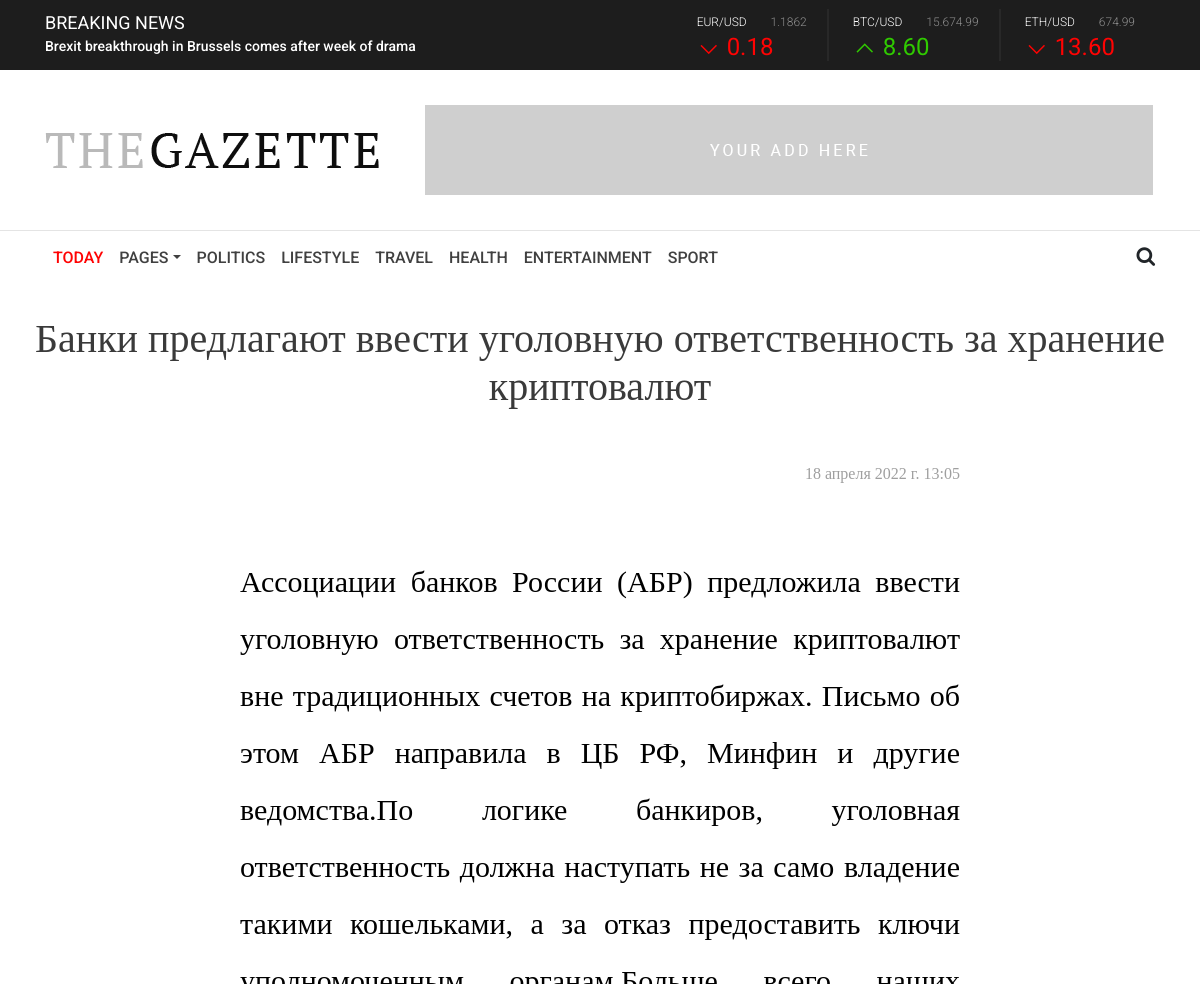
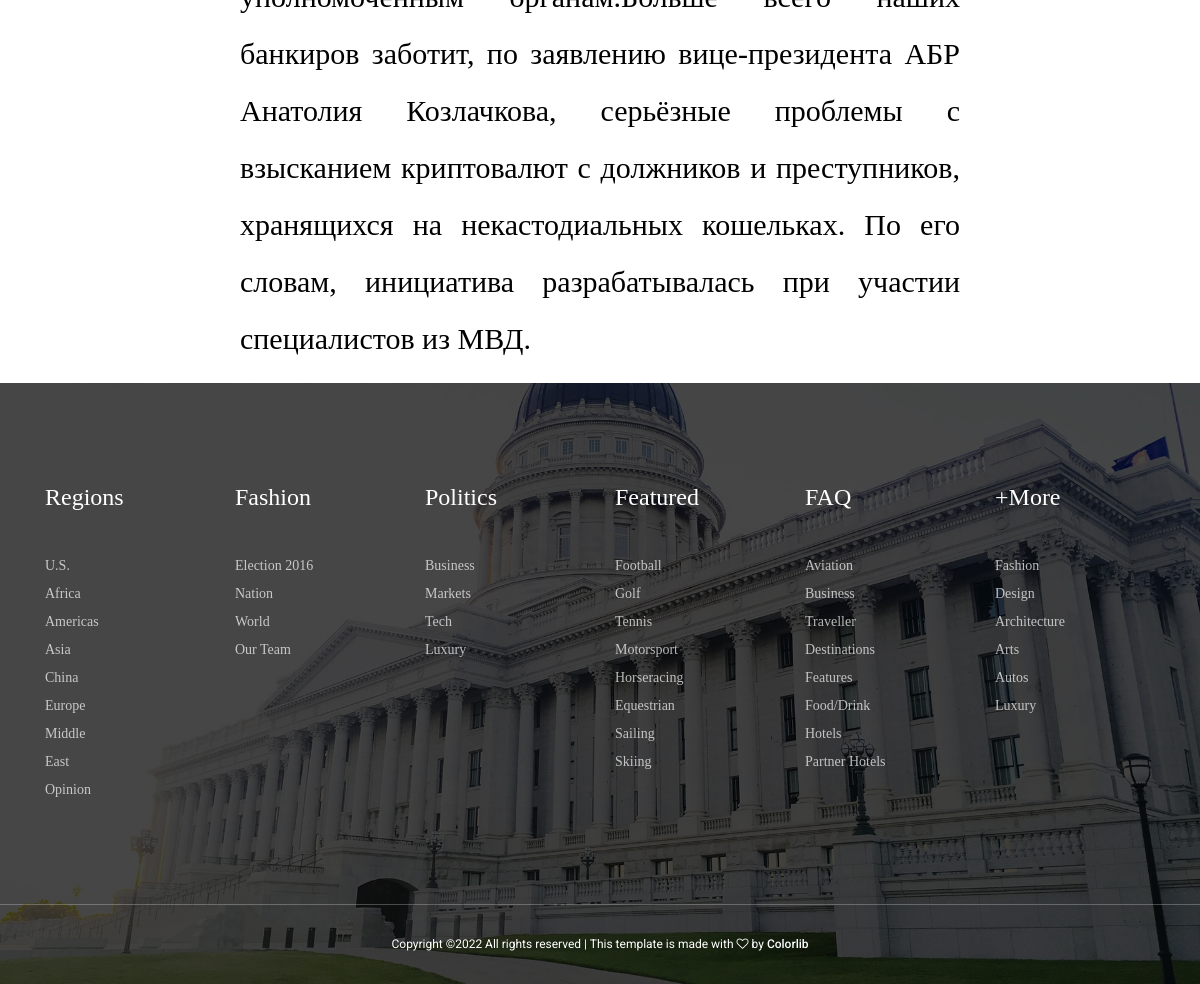
Screenshot of /new/banki-predlagayut-vvesti-ugolovnuyu-otvetstvennost-za-hranenie-kriptovalyut/ with the database file from the repository (2 pictures, top to bottom).
### app_news/models.py (models this page shows, shortened)
class News(models.Model):
    title = models.CharField(max_length=200, verbose_name="Название статьи")
    slug = models.SlugField(max_length=200, unique=True)
    category = models.ForeignKey(Category, on_delete=models.CASCADE)
    content = models.TextField(verbose_name="Содержание")
    datetime = models.DateTimeField(verbose_name="Дата публикации")
    url_source = models.CharField(max_length=200, verbose_name="Источник")
    image = models.ImageField(verbose_name="Изображение", null=True, blank=True)
    image_url = models.CharField(max_length=100, verbose_name=' Ссылка на изображение', null=True, blank=True)
    class Meta():
        verbose_name = "Новость"
        verbose_name_plural = "Новости"

### app_news/views.py (the view)
# urls.py: path('new/<slug:slug>/', NewDetailView.as_view(), name='new'),
class NewDetailView(DetailView):
    model = News
    context_object_name = 'new'
    template_name = 'new.html'

### templates/new.html (shortened to what this page needs)
{% extends "index.html" %}
{% block content %}
<h1 class="font-pt" style="text-align: center; padding-top: 30px;">{{ new.title }}</h1>
<div class="blog-post-thumbnail my-5"">
    <p style="text-align: right; font-family: 'PT Serif', serif !important; margin-right: 20%; margin-top: 0;">{{ new.datetime }}</p>
</div>
<div class="conteiner_post" style="width: 60%; ;margin-left: auto; margin-right: auto;">
    <p style="font-family: 'PT Serif', serif !important; font-size: 30px; color: black; text-align:justify;">
        {{new.content}}
    </p>
</div>
{% endblock %}

### templates/index.html (shortened to what this page needs)
{% load static %}
<!DOCTYPE html>
<html lang="en">
<head>
    <link rel="stylesheet" href="{% static 'css/core-style.css' %}">
    <link rel="stylesheet" href="{% static 'css/style.css' %}">
    <link href="{% static 'css/responsive.css' %}" rel="stylesheet">
</head>
<body>
    <header class="header-area">
        <div class="top-header">
            <div class="container h-100">
                <div class="row h-100 align-items-center">
                    <div class="col-12 col-md-6">
                        <div class="breaking-news-area">
                            <h5 class="breaking-news-title">Breaking news</h5>
                            <div id="breakingNewsTicker" class="ticker">
                                <ul>
                                    <li><a href="#">Brexit breakthrough in Brussels comes after week of drama</a></li>
                                </ul>
                            </div>
                        </div>
                    </div>
                    <div class="col-12 col-md-6">
                        <div class="stock-news-area">
                            <div id="stockNewsTicker" class="ticker">
                                <ul>
                                    <li>
                                        <div class="single-stock-report">
                                            <div class="stock-values">
                                                <span>eur/usd</span>
                                                <span>1.1862</span>
                                            </div>
                                            <div class="stock-index minus-index">
                                                <h4>0.18</h4>
                                            </div>
                                        </div>
                                        <div class="single-stock-report">
                                            <div class="stock-values">
                                                <span>BTC/usd</span>
                                                <span>15.674.99</span>
                                            </div>
                                            <div class="stock-index plus-index">
                                                <h4>8.60</h4>
                                            </div>
                                        </div>
                                        <div class="single-stock-report">
                                            <div class="stock-values">
                                                <span>ETH/usd</span>
                                                <span>674.99</span>
                                            </div>
                                            <div class="stock-index minus-index">
                                                <h4>13.60</h4>
                                            </div>
                                        </div>
                                    </li>
                                </ul>
                            </div>
                        </div>
                    </div>
                </div>
            </div>
        </div>
        <div class="middle-header">
            <div class="container h-100">
                <div class="row h-100 align-items-center">
                    <div class="col-12 col-md-4">
                        <div class="logo-area">
                            <a href="{% url 'home' %}"><img src="{% static 'img/core-img/logo.png' %}" alt="logo"></a>
                        </div>
                    </div>
                    <div class="col-12 col-md-8">
                        <div class="header-advert-area">
                            <a href="#"><img src="{% static 'img/bg-img/top-advert.png' %}" alt="header-add"></a>
                        </div>
                    </div>
                </div>
            </div>
        </div>
        <div class="bottom-header">
            <div class="container h-100">
                <div class="row h-100 align-items-center">
                    <div class="col-12">
                        <div class="main-menu">
                            <nav class="navbar navbar-expand-lg">
                                <div class="collapse navbar-collapse" id="gazetteMenu">
                                    <ul class="navbar-nav mr-auto">
                                        <li class="nav-item active">
                                            <a class="nav-link" href="#">Today <span class="sr-only">(current)</span></a>
                                        </li>
                                        <li class="nav-item dropdown">
                                            <a class="nav-link dropdown-toggle" href="#" id="navbarDropdown" role="button" data-toggle="dropdown" aria-haspopup="true" aria-expanded="false">Pages</a>
                                        </li>
                                        <li class="nav-item">
                                            <a class="nav-link" href="#">Politics</a>
                                        </li>
                                        <li class="nav-item">
                                            <a class="nav-link" href="#">Lifestyle</a>
                                        </li>
                                        <li class="nav-item">
                                            <a class="nav-link" href="#">Travel</a>
                                        </li>
                                        <li class="nav-item">
                                            <a class="nav-link" href="#">Health</a>
                                        </li>
                                        <li class="nav-item">
                                            <a class="nav-link" href="#">Entertainment</a>
                                        </li>
                                        <li class="nav-item">
                                            <a class="nav-link" href="#">sport</a>
                                        </li>
                                    </ul>
                                    <div id="searchbtn">
                                        <i class="fa fa-search" aria-hidden="true"></i>
                                    </div>
                                </div>
                            </nav>
                        </div>
                    </div>
                </div>
            </div>
        </div>
    </header>
    {% block content %}{% endblock%}
    <footer class="footer-area bg-img background-overlay" style="background-image: url({% static 'img/bg-img/4.jpg' %});">
        <div class="top-footer-area section_padding_100_70">
            <div class="container">
                <div class="row">
                    <div class="col-12 col-sm-6 col-md-4 col-lg-2">
                        <div class="single-footer-widget">
                            <div class="footer-widget-title">
                                <h4 class="font-pt">Regions</h4>
                            </div>
                            <ul class="footer-widget-menu">
                                <li><a href="#">U.S.</a></li>
                                <li><a href="#">Africa</a></li>
                                <li><a href="#">Americas</a></li>
                                <li><a href="#">Asia</a></li>
                                <li><a href="#">China</a></li>
                                <li><a href="#">Europe</a></li>
                                <li><a href="#">Middle</a></li>
                                <li><a href="#">East</a></li>
                                <li><a href="#">Opinion</a></li>
                            </ul>
                        </div>
                    </div>
                    <div class="col-12 col-sm-6 col-md-4 col-lg-2">
                        <div class="single-footer-widget">
                            <div class="footer-widget-title">
                                <h4 class="font-pt">Fashion</h4>
                            </div>
                            <ul class="footer-widget-menu">
                                <li><a href="#">Election 2016</a></li>
                                <li><a href="#">Nation</a></li>
                                <li><a href="#">World</a></li>
                                <li><a href="#">Our Team</a></li>
                            </ul>
                        </div>
                    </div>
                    <div class="col-12 col-sm-6 col-md-4 col-lg-2">
                        <div class="single-footer-widget">
                            <div class="footer-widget-title">
                                <h4 class="font-pt">Politics</h4>
                            </div>
                            <ul class="footer-widget-menu">
                                <li><a href="#">Business</a></li>
                                <li><a href="#">Markets</a></li>
                                <li><a href="#">Tech</a></li>
                                <li><a href="#">Luxury</a></li>
                            </ul>
                        </div>
                    </div>
                    <div class="col-12 col-sm-6 col-md-4 col-lg-2">
                        <div class="single-footer-widget">
                            <div class="footer-widget-title">
                                <h4 class="font-pt">Featured</h4>
                            </div>
                            <ul class="footer-widget-menu">
                                <li><a href="#">Football</a></li>
                                <li><a href="#">Golf</a></li>
                                <li><a href="#">Tennis</a></li>
                                <li><a href="#">Motorsport</a></li>
                                <li><a href="#">Horseracing</a></li>
                                <li><a href="#">Equestrian</a></li>
                                <li><a href="#">Sailing</a></li>
                                <li><a href="#">Skiing</a></li>
                            </ul>
                        </div>
                    </div>
                    <div class="col-12 col-sm-6 col-md-4 col-lg-2">
                        <div class="single-footer-widget">
                            <div class="footer-widget-title">
                                <h4 class="font-pt">FAQ</h4>
                            </div>
                            <ul class="footer-widget-menu">
                                <li><a href="#">Aviation</a></li>
                                <li><a href="#">Business</a></li>
                                <li><a href="#">Traveller</a></li>
                                <li><a href="#">Destinations</a></li>
                                <li><a href="#">Features</a></li>
                                <li><a href="#">Food/Drink</a></li>
                                <li><a href="#">Hotels</a></li>
                                <li><a href="#">Partner Hotels</a></li>
                            </ul>
                        </div>
                    </div>
                    <div class="col-12 col-sm-6 col-md-4 col-lg-2">
                        <div class="single-footer-widget">
                            <div class="footer-widget-title">
                                <h4 class="font-pt">+More</h4>
                            </div>
                            <ul class="footer-widget-menu">
                                <li><a href="#">Fashion</a></li>
                                <li><a href="#">Design</a></li>
                                <li><a href="#">Architecture</a></li>
                                <li><a href="#">Arts</a></li>
                                <li><a href="#">Autos</a></li>
                                <li><a href="#">Luxury</a></li>
                            </ul>
                        </div>
                    </div>
                </div>
            </div>
        </div>
        <div class="bottom-footer-area">
            <div class="container h-100">
                <div class="row h-100 align-items-center justify-content-center">
                    <div class="col-12">
                        <div class="copywrite-text">
                            <p>
Copyright &copy;<script>document.write(new Date().getFullYear());</script> All rights reserved | This template is made with <i class="fa fa-heart-o" aria-hidden="true"></i> by <a href="https://colorlib.com" target="_blank">Colorlib</a>
</p>
                        </div>
                    </div>
                </div>
            </div>
        </div>
    </footer>
</body>
</html>

### rows the page displays
News: title "Банки предлагают ввести уголовную ответственность за хранение криптовалют", datetime "18 апреля 2022 г. 13:05", content "Ассоциации банков России (АБР) предложила ввести уголовную ответственность за хранение криптовалют вне традиционных счетов на криптобиржах. Письмо об этом АБР направила в ЦБ РФ, Минфин и другие ведомства.По логике банкиров, уголовная ответственность должна наступать не за само владение такими кошельками, а за отказ предоставить ключи уполномоченным органам.Больше всего наших банкиров заботит, по заявлению вице-президента АБР Анатолия Козлачкова, серьёзные проблемы с взысканием криптовалют с должников и преступников, хранящихся на некастодиальных кошельках. По его словам, инициатива разрабатывалась при участии специалистов из МВД."
